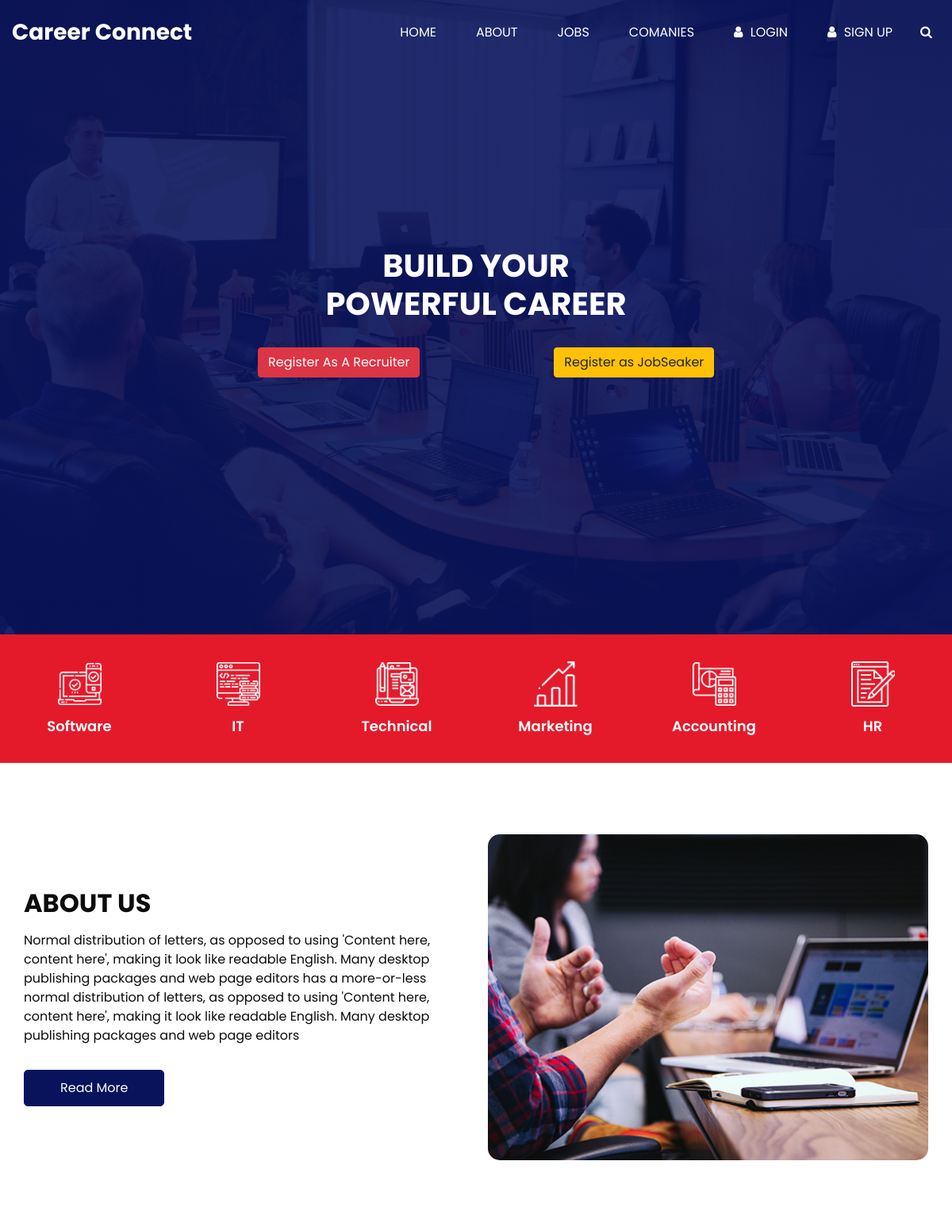
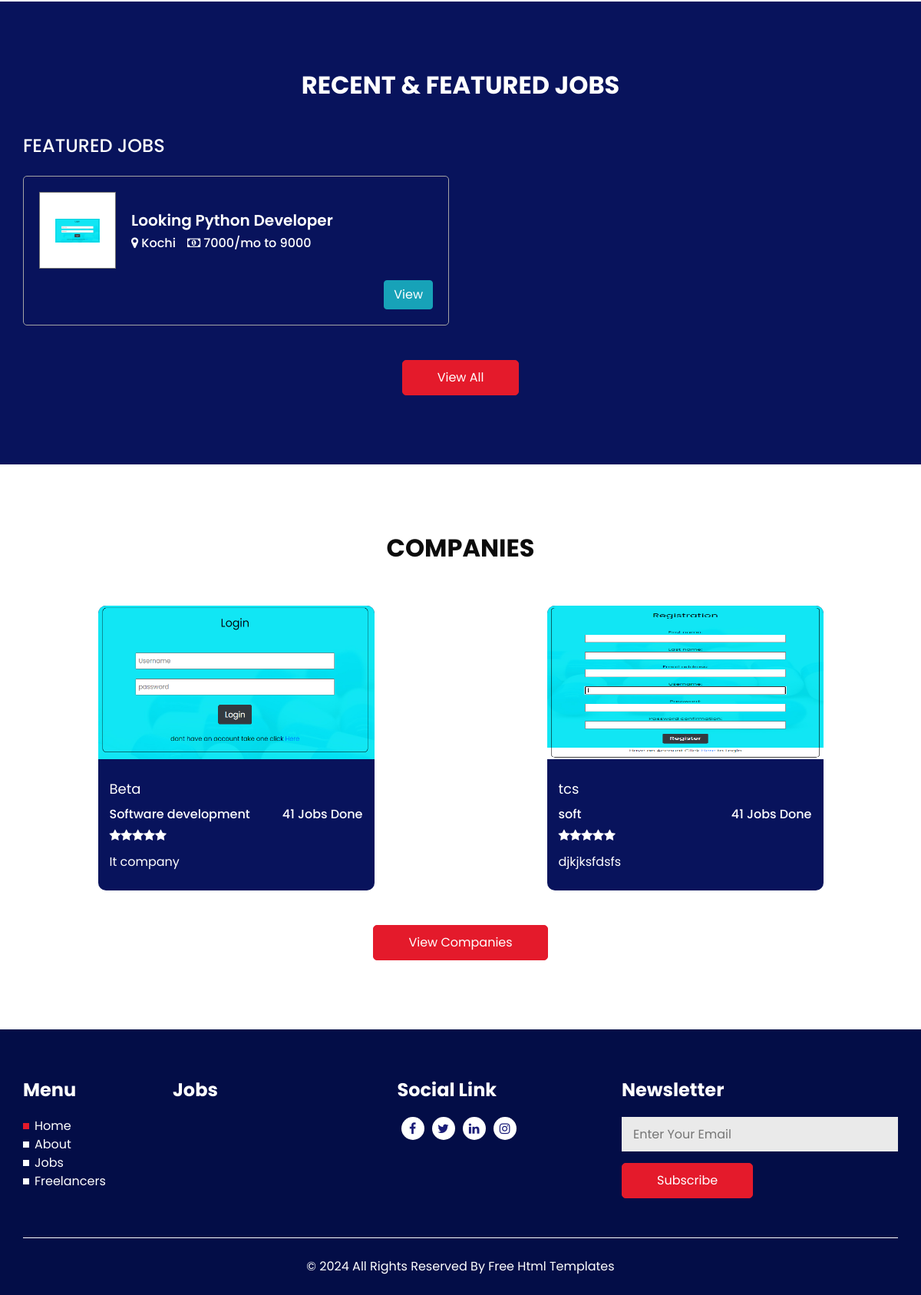
The page / on the database its author committed (2 pictures, top to bottom).
### careers/models.py (models this page shows, shortened)
class Joblist(models.Model):
    options = (("Software","Software"),("IT","IT"),("Technical","Technical"),("Accounts","Accounts"),("Mamagement","Management"),("HR","HR"),("Marketing","Marketing"),("Other","Other"))
    Job_title = models.CharField(max_length = 255)
    job_category = models.CharField(max_length = 255,choices = options,null = True,blank = True)
    job_description = models.CharField(max_length = 255)
    Salary_start = models.IntegerField()
    Salary_end = models.IntegerField()
    Location = models.CharField(max_length = 255)
    mode_of_work = models.CharField(max_length = 255 , choices = (("Full time","Full time"),("Part Time","Part Time"),("Trainee","Trainee")))
    approval_status = models.BooleanField(default = False)
    recruiter = models.ForeignKey(User, on_delete = models.CASCADE, null=True, blank = True)
    company_profile = models.ForeignKey(RecruiterData, on_delete = models.CASCADE, null=True, blank = True)

### Home/models.py (models this page shows, shortened)
class RecruiterData(models.Model):
    user = models.ForeignKey(User,on_delete = models.CASCADE)
    profile = models.CharField(max_length = 255)
    conmpany_logo_or_photo = models.FileField(upload_to="company_photo")
    field_of_work = models.CharField(max_length = 255)
    approval_status  = models.BooleanField(default = False)

### Home/decorators.py (the view)
    def wrapper_func(request,*args,**kwargs):
        if request.user.is_authenticated:
            return redirect('Index')
        else:
            return view_func(request,*args,**kwargs)

### Home/views.py (called while the page is built)
@unautenticated_user
def Home(request):
    recruiter = RecruiterData.objects.filter(approval_status = True)
    jobs = Joblist.objects.filter(approval_status = True)
    context = {
        "companies":recruiter,
        "jobs":jobs
    }
    return render(request,'index.html',context)

### templates/index.html (shortened to what this page needs)
<!DOCTYPE html>
{% load static %}
<html>
<head>
  <link rel="stylesheet" type="text/css" href="{%static 'css/bootstrap.css' %}" />
  <link href="{%static 'css/font-awesome.min.css' %}" rel="stylesheet" />
  <link rel="stylesheet" href="https://cdnjs.cloudflare.com/ajax/libs/jquery-nice-select/1.1.0/css/nice-select.min.css" />
  <link href="{%static 'css/style.css' %}" rel="stylesheet" />
  <link href="{%static 'css/responsive.css' %}" rel="stylesheet" />
</head>
<body>
  <div class="hero_area">
    <header class="header_section">
      <div class="container-fluid">
        <nav class="navbar navbar-expand-lg custom_nav-container ">
          <a class="navbar-brand" href="index.html">
            <span>
              Career Connect
            </span>
          </a>
          <div class="collapse navbar-collapse" id="navbarSupportedContent">
            <ul class="navbar-nav  ml-auto">
              <li class="nav-item active">
                <a class="nav-link" href="{%url 'Home' %}">Home</a>
              </li>
              <li class="nav-item">
                <a class="nav-link" href="#about"> About</a>
              </li>
              <li class="nav-item">
                <a class="nav-link" href="#jobs">Jobs</a>
              </li>
              <li class="nav-item">
                <a class="nav-link" href="#comanies">Comanies</a>
              </li>
              <li class="nav-item">
                <a class="nav-link" href="{%url 'SignIn' %}">
                  <i class="fa fa-user" aria-hidden="true"></i>
                  <span>
                    Login
                  </span>
                </a>
              </li>
              <li class="nav-item">
                <a class="nav-link" href="{%url 'SignUp' %}">
                  <i class="fa fa-user" aria-hidden="true"></i>
                  <span>
                    Sign Up
                  </span>
                </a>
              </li>
              <form class="form-inline">
                <button class="btn   nav_search-btn" type="submit">
                  <i class="fa fa-search" aria-hidden="true"></i>
                </button>
              </form>
            </ul>
          </div>
        </nav>
      </div>
    </header>
    {% block content %}
    <section class="slider_section ">
      <div class="container ">
        <div class="row">
          <div class="col-lg-7 col-md-8 mx-auto">
            <div class="detail-box">
              <h1>
                Build Your <br>
                POWERFUL CAREER
              </h1>
            </div>
          </div>
        </div>
        <div class="find_container ">
          <div class="container">
            <div class="row">
              <div class="col">
                <form>
                  <div class="form-row ">
                    <div class="form-group col-lg-1 text-center">
                    </div>
                    <div class="form-group col-lg-2 text-center">
                    </div>
                    <div class="form-group col-lg-4 text-center">
                      <div class="btn-box text-center">
                        <a href="{%url 'RecruiterSignUp' %}" type="submit" class="btn btn-danger ">Register As A Recruiter</a>
                      </div>
                    </div>
                    <div class="form-group col-lg-4 text-center">
                      <div class="btn-box text-center">
                        <a href="{%url 'SignUp' %}" type="submit" class="btn btn-warning bg-warning">Register as JobSeaker</a>
                      </div>
                    </div>
                  </div>
                </form>
              </div>
            </div>
          </div>
        </div>
      </div>
    </section>
  </div>
  <section class="category_section">
    <div class="container-fluid">
      <div class="row">
        <div class="col-sm-6 col-md-4 col-xl-2 px-0">
          <a href="#" class="box">
            <div class="img-box">
              <img src="{%static 'images/c1.png' %}" alt="">
            </div>
            <div class="detail-box">
              <h5>
                Software
              </h5>
            </div>
          </a>
        </div>
        <div class="col-sm-6 col-md-4 col-xl-2 px-0">
          <a href="#" class="box">
            <div class="img-box">
              <img src="{%static 'images/c2.png' %}" alt="">
            </div>
            <div class="detail-box">
              <h5>
                IT
              </h5>
            </div>
          </a>
        </div>
        <div class="col-sm-6 col-md-4 col-xl-2 px-0">
          <a href="#" class="box">
            <div class="img-box">
              <img src="{%static 'images/c3.png' %}" alt="">
            </div>
            <div class="detail-box">
              <h5>
                Technical
              </h5>
            </div>
          </a>
        </div>
        <div class="col-sm-6 col-md-4 col-xl-2 px-0">
          <a href="#" class="box">
            <div class="img-box">
              <img src="{%static 'images/c4.png' %}" alt="">
            </div>
            <div class="detail-box">
              <h5>
                Marketing
              </h5>
            </div>
          </a>
        </div>
        <div class="col-sm-6 col-md-4 col-xl-2 px-0">
          <a href="#" class="box">
            <div class="img-box">
              <img src="{%static 'images/c5.png' %}" alt="">
            </div>
            <div class="detail-box">
              <h5>
                Accounting
              </h5>
            </div>
          </a>
        </div>
        <div class="col-sm-6 col-md-4 col-xl-2 px-0">
          <a href="#" class="box">
            <div class="img-box">
              <img src="{%static 'images/c6.png' %}" alt="">
            </div>
            <div class="detail-box">
              <h5>
                HR
              </h5>
            </div>
          </a>
        </div>
      </div>
    </div>
  </section>
  <section class="about_section layout_padding" id="about">
    <div class="container">
      <div class="row">
        <div class="col-md-6">
          <div class="detail-box">
            <div class="heading_container">
              <h2>
                About Us
              </h2>
            </div>
            <p>
              Normal distribution of letters, as opposed to using 'Content here, content here', making it look like
              readable English. Many desktop publishing packages and web page editors has a more-or-less normal
              distribution of letters, as opposed to using 'Content here, content here', making it look like readable
              English. Many desktop publishing packages and web page editors
            </p>
            <a href="">
              Read More
            </a>
          </div>
        </div>
        <div class="col-md-6">
          <div class="img-box">
            <img src="images/about-img.jpg" alt="">
          </div>
        </div>
      </div>
    </div>
  </section>
  <section class="job_section layout_padding" id="jobs">
    <div class="container">
      <div class="heading_container heading_center">
        <h2>
          RECENT & FEATURED JOBS
        </h2>
      </div>
      <div class="job_container">
        <h4 class="job_heading">
          Featured Jobs
        </h4>
        <div class="row">
        {% for job in jobs %}
          <div class="col-lg-6">
            <div class="box">
              <div class="job_content-box">
                <div class="img-box">
                  <img src="{{job.company_profile.conmpany_logo_or_photo.url}}" style="background-size: contain;" alt="">
                </div>
                <div class="detail-box">
                  <h5>
                    Looking {{job.Job_title}}
                  </h5>
                  <div class="detail-info">
                    <h6>
                      <i class="fa fa-map-marker" aria-hidden="true"></i>
                      <span>
                        {{job.Location}}
                      </span>
                    </h6>
                    <h6>
                      <i class="fa fa-money" aria-hidden="true"></i>
                      <span>
                        {{job.Salary_start}}/mo to {{job.Salary_end}}
                      </span>
                    </h6>
                  </div>
                </div>
              </div>
              <div class="option-box">
                <a href="" class="btn btn-info">
                  View
                </a>
              </div>
            </div>
          </div>
          {% endfor %}
        </div>
      </div>
      <div class="btn-box">
        <a href="">
          View All
        </a>
      </div>
    </div>
  </section>
  <section class="expert_section layout_padding" id="company">
    <div class="container">
      <div class="heading_container heading_center">
        <h2>
          Companies
        </h2>
      </div>
      <div class="row">
      {% for company in companies %}
      <a href="{%url 'ComapnyView' company.id%}" style="text-decoration: none;">
        <div class="col-md-6 col-lg-4 mx-auto">
          <div class="box">
            <div class="img-box">
              <img src="{{company.conmpany_logo_or_photo.url}}" style="height:200px" alt="">
            </div>
            <div class="detail-box">
              <a href="">
                {{company.user.first_name}}
              </a>
              <h6 class="expert_position">
                <span>
                  {{company.field_of_work}}
                </span>
                <span>
                  41 Jobs Done
                </span>
              </h6>
              <span class="expert_rating">
                <i class="fa fa-star" aria-hidden="true"></i>
                <i class="fa fa-star" aria-hidden="true"></i>
                <i class="fa fa-star" aria-hidden="true"></i>
                <i class="fa fa-star" aria-hidden="true"></i>
                <i class="fa fa-star" aria-hidden="true"></i>
              </span>
              <p>
                {{company.profile}}
              </p>
            </div>
          </div>
        </div>
      </a>
      {% endfor %}
      </div>
      <div class="btn-box">
        <a href="">
          View Companies
        </a>
      </div>
    </div>
  </section>
    {% endblock  %}
  <section class="info_section ">
    <div class="container">
      <div class="row">
        <div class="col-md-2 info_links">
          <h4>
            Menu
          </h4>
          <ul>
            <li class="active">
              <a href="index.html">
                Home
              </a>
            </li>
            <li>
              <a href="about.html">
                About
              </a>
            </li>
            <li>
              <a class="" href="job.html">
                Jobs
              </a>
            </li>
            <li>
              <a class="" href="freelancer.html">
                Freelancers
              </a>
            </li>
          </ul>
        </div>
        <div class="col-md-3">
          <h4>
            Jobs
          </h4>
        </div>
        <div class="col-md-3">
          <div class="info_social">
            <h4>
              Social Link
            </h4>
            <div class="social_container">
              <div>
                <a href="">
                  <i class="fa fa-facebook" aria-hidden="true"></i>
                </a>
              </div>
              <div>
                <a href="">
                  <i class="fa fa-twitter" aria-hidden="true"></i>
                </a>
              </div>
              <div>
                <a href="">
                  <i class="fa fa-linkedin" aria-hidden="true"></i>
                </a>
              </div>
              <div>
                <a href="">
                  <i class="fa fa-instagram" aria-hidden="true"></i>
                </a>
              </div>
            </div>
          </div>
        </div>
        <div class="col-md-4">
          <div class="info_form">
            <h4>
              Newsletter
            </h4>
            <form action="">
              <input type="text" placeholder="Enter Your Email" />
              <button type="submit">
                Subscribe
              </button>
            </form>
          </div>
        </div>
      </div>
    </div>
  </section>
  <footer class="footer_section">
    <div class="container">
      <p>
        &copy; <span id="displayYear"></span> All Rights Reserved By
        <a href="https://html.design/">Free Html Templates</a>
      </p>
    </div>
  </footer>
</body>
</html>

### static/css/responsive.css (style rules this page uses)
@media (max-width: 1200px) { .job_section .box .option-box { display: -webkit-box; display: -ms-flexbox; display: flex; margin-left: auto; margin-top: 15px; } }

### rows shown on the page
Joblist: company_profile.conmpany_logo_or_photo (picture), Job_title "Python Developer", Location "Kochi", Salary_start "7000", Salary_end "9000"
RecruiterData: conmpany_logo_or_photo (picture), user.first_name "Beta", field_of_work "Software development", profile "It company"
RecruiterData: conmpany_logo_or_photo (picture), user.first_name "tcs", field_of_work "soft", profile "djkjksfdsfs"
